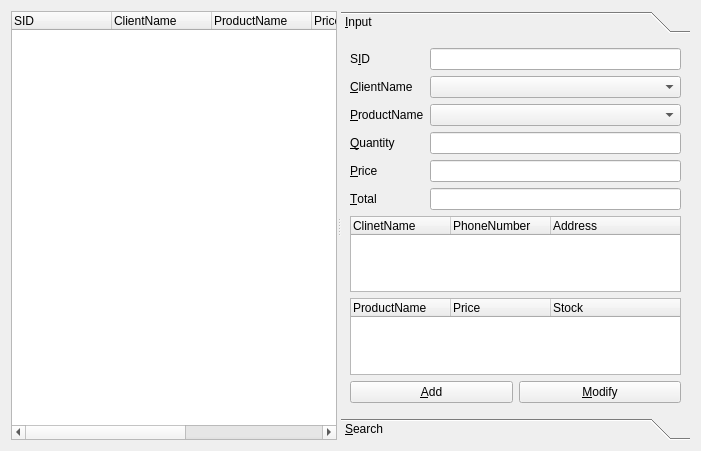
<?xml version="1.0" encoding="UTF-8"?>
<ui version="4.0">
 <class>ShopManagerForm</class>
 <widget class="QWidget" name="ShopManagerForm">
  <property name="geometry">
   <rect>
    <x>0</x>
    <y>0</y>
    <width>701</width>
    <height>451</height>
   </rect>
  </property>
  <property name="windowTitle">
   <string>Form</string>
  </property>
  <layout class="QGridLayout" name="gridLayout">
   <item row="1" column="0">
    <widget class="QSplitter" name="splitter">
     <property name="orientation">
      <enum>Qt::Horizontal</enum>
     </property>
     <widget class="QTreeWidget" name="treeWidget">
      <column>
       <property name="text">
        <string>SID</string>
       </property>
      </column>
      <column>
       <property name="text">
        <string>ClientName</string>
       </property>
      </column>
      <column>
       <property name="text">
        <string>ProductName</string>
       </property>
      </column>
      <column>
       <property name="text">
        <string>Price</string>
       </property>
      </column>
      <column>
       <property name="text">
        <string>Quantity</string>
       </property>
      </column>
      <column>
       <property name="text">
        <string>Total</string>
       </property>
      </column>
     </widget>
     <widget class="QToolBox" name="toolBox">
      <property name="currentIndex">
       <number>0</number>
      </property>
      <widget class="QWidget" name="inputPage">
       <property name="geometry">
        <rect>
         <x>0</x>
         <y>0</y>
         <width>352</width>
         <height>391</height>
        </rect>
       </property>
       <attribute name="label">
        <string>&amp;Input</string>
       </attribute>
       <layout class="QVBoxLayout" name="verticalLayout_2">
        <item>
         <layout class="QFormLayout" name="formLayout">
          <item row="0" column="0">
           <widget class="QLabel" name="sidLabel">
            <property name="text">
             <string>S&amp;ID</string>
            </property>
            <property name="buddy">
             <cstring>sidLineEdit</cstring>
            </property>
           </widget>
          </item>
          <item row="0" column="1">
           <widget class="QLineEdit" name="sidLineEdit">
            <property name="readOnly">
             <bool>true</bool>
            </property>
           </widget>
          </item>
          <item row="1" column="0">
           <widget class="QLabel" name="clientnameLabel">
            <property name="text">
             <string>&amp;ClientName</string>
            </property>
            <property name="buddy">
             <cstring>ClientnameComboBox</cstring>
            </property>
           </widget>
          </item>
          <item row="1" column="1">
           <widget class="QComboBox" name="ClientnameComboBox"/>
          </item>
          <item row="2" column="0">
           <widget class="QLabel" name="ProductNameLabel">
            <property name="text">
             <string>&amp;ProductName</string>
            </property>
            <property name="buddy">
             <cstring>ProductnameComboBox</cstring>
            </property>
           </widget>
          </item>
          <item row="3" column="0">
           <widget class="QLabel" name="quantityLabel">
            <property name="text">
             <string>&amp;Quantity</string>
            </property>
            <property name="buddy">
             <cstring>quantityLineEdit</cstring>
            </property>
           </widget>
          </item>
          <item row="3" column="1">
           <widget class="QLineEdit" name="quantityLineEdit"/>
          </item>
          <item row="4" column="0">
           <widget class="QLabel" name="PriceLabel">
            <property name="text">
             <string>&amp;Price</string>
            </property>
            <property name="buddy">
             <cstring>priceLineEdit</cstring>
            </property>
           </widget>
          </item>
          <item row="4" column="1">
           <widget class="QLineEdit" name="priceLineEdit">
            <property name="readOnly">
             <bool>true</bool>
            </property>
           </widget>
          </item>
          <item row="5" column="0">
           <widget class="QLabel" name="totalLabel">
            <property name="text">
             <string>&amp;Total</string>
            </property>
            <property name="buddy">
             <cstring>totalLineEdit</cstring>
            </property>
           </widget>
          </item>
          <item row="5" column="1">
           <widget class="QLineEdit" name="totalLineEdit">
            <property name="readOnly">
             <bool>true</bool>
            </property>
           </widget>
          </item>
          <item row="2" column="1">
           <widget class="QComboBox" name="ProductnameComboBox"/>
          </item>
         </layout>
        </item>
        <item>
         <layout class="QVBoxLayout" name="verticalLayout">
          <item>
           <widget class="QTreeWidget" name="clienttreeWidget">
            <column>
             <property name="text">
              <string>ClinetName</string>
             </property>
            </column>
            <column>
             <property name="text">
              <string>PhoneNumber</string>
             </property>
            </column>
            <column>
             <property name="text">
              <string>Address</string>
             </property>
            </column>
           </widget>
          </item>
          <item>
           <widget class="QTreeWidget" name="producttreeWidget">
            <column>
             <property name="text">
              <string>ProductName</string>
             </property>
            </column>
            <column>
             <property name="text">
              <string>Price</string>
             </property>
            </column>
            <column>
             <property name="text">
              <string>Stock</string>
             </property>
            </column>
           </widget>
          </item>
         </layout>
        </item>
        <item>
         <layout class="QHBoxLayout" name="horizontalLayout">
          <item>
           <widget class="QPushButton" name="addPushButton">
            <property name="text">
             <string>&amp;Add</string>
            </property>
           </widget>
          </item>
          <item>
           <widget class="QPushButton" name="modifyPushButton">
            <property name="text">
             <string>&amp;Modify</string>
            </property>
           </widget>
          </item>
         </layout>
        </item>
       </layout>
      </widget>
      <widget class="QWidget" name="searchPage">
       <property name="geometry">
        <rect>
         <x>0</x>
         <y>0</y>
         <width>352</width>
         <height>391</height>
        </rect>
       </property>
       <attribute name="label">
        <string>&amp;Search</string>
       </attribute>
       <layout class="QVBoxLayout" name="verticalLayout_4">
        <item>
         <layout class="QVBoxLayout" name="verticalLayout_3">
          <item>
           <widget class="QTreeWidget" name="searchTreeWidget">
            <column>
             <property name="text">
              <string>SID</string>
             </property>
            </column>
            <column>
             <property name="text">
              <string>ClientName</string>
             </property>
            </column>
            <column>
             <property name="text">
              <string>ProductName</string>
             </property>
            </column>
            <column>
             <property name="text">
              <string>Price</string>
             </property>
            </column>
            <column>
             <property name="text">
              <string>Quantity</string>
             </property>
            </column>
           </widget>
          </item>
          <item>
           <layout class="QHBoxLayout" name="horizontalLayout_2">
            <item>
             <widget class="QComboBox" name="searchComboBox">
              <item>
               <property name="text">
                <string>ID</string>
               </property>
              </item>
              <item>
               <property name="text">
                <string>ClientName</string>
               </property>
              </item>
              <item>
               <property name="text">
                <string>ProductName</string>
               </property>
              </item>
              <item>
               <property name="text">
                <string>Price</string>
               </property>
              </item>
              <item>
               <property name="text">
                <string>Quantity</string>
               </property>
              </item>
             </widget>
            </item>
            <item>
             <widget class="QLineEdit" name="searchLineEdit"/>
            </item>
           </layout>
          </item>
          <item>
           <widget class="QPushButton" name="searchPushButton">
            <property name="text">
             <string>&amp;Search</string>
            </property>
           </widget>
          </item>
         </layout>
        </item>
       </layout>
      </widget>
     </widget>
    </widget>
   </item>
  </layout>
 </widget>
 <resources/>
 <connections/>
</ui>
